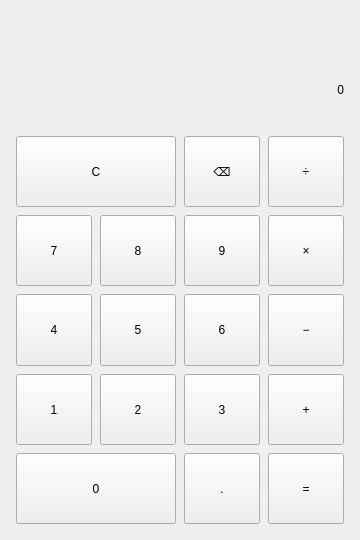
<?xml version="1.0" encoding="UTF-8"?>
<ui version="4.0">
 <class>Calculator</class>
 <widget class="QWidget" name="Calculator">
  <property name="geometry">
   <rect>
    <x>0</x>
    <y>0</y>
    <width>360</width>
    <height>540</height>
   </rect>
  </property>
  <property name="minimumSize">
   <size>
    <width>320</width>
    <height>480</height>
   </size>
  </property>
  <property name="windowTitle">
   <string>计算器</string>
  </property>
  <layout class="QVBoxLayout" name="mainLayout">
   <property name="spacing">
    <number>8</number>
   </property>
   <property name="leftMargin">
    <number>16</number>
   </property>
   <property name="topMargin">
    <number>16</number>
   </property>
   <property name="rightMargin">
    <number>16</number>
   </property>
   <property name="bottomMargin">
    <number>16</number>
   </property>
   <item>
    <widget class="QLabel" name="expressionLabel">
     <property name="sizePolicy">
      <sizepolicy hsizetype="Expanding" vsizetype="Preferred">
       <horstretch>0</horstretch>
       <verstretch>0</verstretch>
      </sizepolicy>
     </property>
     <property name="minimumSize">
      <size>
       <width>0</width>
       <height>28</height>
      </size>
     </property>
     <property name="text">
      <string/>
     </property>
     <property name="alignment">
      <set>Qt::AlignmentFlag::AlignRight|Qt::AlignmentFlag::AlignVCenter</set>
     </property>
    </widget>
   </item>
   <item>
    <widget class="QLabel" name="displayLabel">
     <property name="sizePolicy">
      <sizepolicy hsizetype="Expanding" vsizetype="Preferred">
       <horstretch>0</horstretch>
       <verstretch>0</verstretch>
      </sizepolicy>
     </property>
     <property name="minimumSize">
      <size>
       <width>0</width>
       <height>76</height>
      </size>
     </property>
     <property name="text">
      <string>0</string>
     </property>
     <property name="alignment">
      <set>Qt::AlignmentFlag::AlignRight|Qt::AlignmentFlag::AlignVCenter</set>
     </property>
    </widget>
   </item>
   <item>
    <layout class="QGridLayout" name="buttonGrid">
     <property name="spacing">
      <number>8</number>
     </property>
     <item row="0" column="0" colspan="2">
      <widget class="QPushButton" name="btnClear">
       <property name="sizePolicy">
        <sizepolicy hsizetype="Expanding" vsizetype="Expanding">
         <horstretch>0</horstretch>
         <verstretch>0</verstretch>
        </sizepolicy>
       </property>
       <property name="minimumSize">
        <size>
         <width>0</width>
         <height>52</height>
        </size>
       </property>
       <property name="text">
        <string>C</string>
       </property>
      </widget>
     </item>
     <item row="0" column="2">
      <widget class="QPushButton" name="btnBackspace">
       <property name="sizePolicy">
        <sizepolicy hsizetype="Expanding" vsizetype="Expanding">
         <horstretch>0</horstretch>
         <verstretch>0</verstretch>
        </sizepolicy>
       </property>
       <property name="minimumSize">
        <size>
         <width>0</width>
         <height>52</height>
        </size>
       </property>
       <property name="text">
        <string>⌫</string>
       </property>
      </widget>
     </item>
     <item row="0" column="3">
      <widget class="QPushButton" name="btnDivide">
       <property name="sizePolicy">
        <sizepolicy hsizetype="Expanding" vsizetype="Expanding">
         <horstretch>0</horstretch>
         <verstretch>0</verstretch>
        </sizepolicy>
       </property>
       <property name="minimumSize">
        <size>
         <width>0</width>
         <height>52</height>
        </size>
       </property>
       <property name="text">
        <string>÷</string>
       </property>
      </widget>
     </item>
     <item row="1" column="0">
      <widget class="QPushButton" name="btn7">
       <property name="sizePolicy">
        <sizepolicy hsizetype="Expanding" vsizetype="Expanding">
         <horstretch>0</horstretch>
         <verstretch>0</verstretch>
        </sizepolicy>
       </property>
       <property name="minimumSize">
        <size>
         <width>0</width>
         <height>52</height>
        </size>
       </property>
       <property name="text">
        <string>7</string>
       </property>
      </widget>
     </item>
     <item row="1" column="1">
      <widget class="QPushButton" name="btn8">
       <property name="sizePolicy">
        <sizepolicy hsizetype="Expanding" vsizetype="Expanding">
         <horstretch>0</horstretch>
         <verstretch>0</verstretch>
        </sizepolicy>
       </property>
       <property name="minimumSize">
        <size>
         <width>0</width>
         <height>52</height>
        </size>
       </property>
       <property name="text">
        <string>8</string>
       </property>
      </widget>
     </item>
     <item row="1" column="2">
      <widget class="QPushButton" name="btn9">
       <property name="sizePolicy">
        <sizepolicy hsizetype="Expanding" vsizetype="Expanding">
         <horstretch>0</horstretch>
         <verstretch>0</verstretch>
        </sizepolicy>
       </property>
       <property name="minimumSize">
        <size>
         <width>0</width>
         <height>52</height>
        </size>
       </property>
       <property name="text">
        <string>9</string>
       </property>
      </widget>
     </item>
     <item row="1" column="3">
      <widget class="QPushButton" name="btnMultiply">
       <property name="sizePolicy">
        <sizepolicy hsizetype="Expanding" vsizetype="Expanding">
         <horstretch>0</horstretch>
         <verstretch>0</verstretch>
        </sizepolicy>
       </property>
       <property name="minimumSize">
        <size>
         <width>0</width>
         <height>52</height>
        </size>
       </property>
       <property name="text">
        <string>×</string>
       </property>
      </widget>
     </item>
     <item row="2" column="0">
      <widget class="QPushButton" name="btn4">
       <property name="sizePolicy">
        <sizepolicy hsizetype="Expanding" vsizetype="Expanding">
         <horstretch>0</horstretch>
         <verstretch>0</verstretch>
        </sizepolicy>
       </property>
       <property name="minimumSize">
        <size>
         <width>0</width>
         <height>52</height>
        </size>
       </property>
       <property name="text">
        <string>4</string>
       </property>
      </widget>
     </item>
     <item row="2" column="1">
      <widget class="QPushButton" name="btn5">
       <property name="sizePolicy">
        <sizepolicy hsizetype="Expanding" vsizetype="Expanding">
         <horstretch>0</horstretch>
         <verstretch>0</verstretch>
        </sizepolicy>
       </property>
       <property name="minimumSize">
        <size>
         <width>0</width>
         <height>52</height>
        </size>
       </property>
       <property name="text">
        <string>5</string>
       </property>
      </widget>
     </item>
     <item row="2" column="2">
      <widget class="QPushButton" name="btn6">
       <property name="sizePolicy">
        <sizepolicy hsizetype="Expanding" vsizetype="Expanding">
         <horstretch>0</horstretch>
         <verstretch>0</verstretch>
        </sizepolicy>
       </property>
       <property name="minimumSize">
        <size>
         <width>0</width>
         <height>52</height>
        </size>
       </property>
       <property name="text">
        <string>6</string>
       </property>
      </widget>
     </item>
     <item row="2" column="3">
      <widget class="QPushButton" name="btnMinus">
       <property name="sizePolicy">
        <sizepolicy hsizetype="Expanding" vsizetype="Expanding">
         <horstretch>0</horstretch>
         <verstretch>0</verstretch>
        </sizepolicy>
       </property>
       <property name="minimumSize">
        <size>
         <width>0</width>
         <height>52</height>
        </size>
       </property>
       <property name="text">
        <string>−</string>
       </property>
      </widget>
     </item>
     <item row="3" column="0">
      <widget class="QPushButton" name="btn1">
       <property name="sizePolicy">
        <sizepolicy hsizetype="Expanding" vsizetype="Expanding">
         <horstretch>0</horstretch>
         <verstretch>0</verstretch>
        </sizepolicy>
       </property>
       <property name="minimumSize">
        <size>
         <width>0</width>
         <height>52</height>
        </size>
       </property>
       <property name="text">
        <string>1</string>
       </property>
      </widget>
     </item>
     <item row="3" column="1">
      <widget class="QPushButton" name="btn2">
       <property name="sizePolicy">
        <sizepolicy hsizetype="Expanding" vsizetype="Expanding">
         <horstretch>0</horstretch>
         <verstretch>0</verstretch>
        </sizepolicy>
       </property>
       <property name="minimumSize">
        <size>
         <width>0</width>
         <height>52</height>
        </size>
       </property>
       <property name="text">
        <string>2</string>
       </property>
      </widget>
     </item>
     <item row="3" column="2">
      <widget class="QPushButton" name="btn3">
       <property name="sizePolicy">
        <sizepolicy hsizetype="Expanding" vsizetype="Expanding">
         <horstretch>0</horstretch>
         <verstretch>0</verstretch>
        </sizepolicy>
       </property>
       <property name="minimumSize">
        <size>
         <width>0</width>
         <height>52</height>
        </size>
       </property>
       <property name="text">
        <string>3</string>
       </property>
      </widget>
     </item>
     <item row="3" column="3">
      <widget class="QPushButton" name="btnPlus">
       <property name="sizePolicy">
        <sizepolicy hsizetype="Expanding" vsizetype="Expanding">
         <horstretch>0</horstretch>
         <verstretch>0</verstretch>
        </sizepolicy>
       </property>
       <property name="minimumSize">
        <size>
         <width>0</width>
         <height>52</height>
        </size>
       </property>
       <property name="text">
        <string>+</string>
       </property>
      </widget>
     </item>
     <item row="4" column="0" colspan="2">
      <widget class="QPushButton" name="btn0">
       <property name="sizePolicy">
        <sizepolicy hsizetype="Expanding" vsizetype="Expanding">
         <horstretch>0</horstretch>
         <verstretch>0</verstretch>
        </sizepolicy>
       </property>
       <property name="minimumSize">
        <size>
         <width>0</width>
         <height>52</height>
        </size>
       </property>
       <property name="text">
        <string>0</string>
       </property>
      </widget>
     </item>
     <item row="4" column="2">
      <widget class="QPushButton" name="btnDot">
       <property name="sizePolicy">
        <sizepolicy hsizetype="Expanding" vsizetype="Expanding">
         <horstretch>0</horstretch>
         <verstretch>0</verstretch>
        </sizepolicy>
       </property>
       <property name="minimumSize">
        <size>
         <width>0</width>
         <height>52</height>
        </size>
       </property>
       <property name="text">
        <string>.</string>
       </property>
      </widget>
     </item>
     <item row="4" column="3">
      <widget class="QPushButton" name="btnEquals">
       <property name="sizePolicy">
        <sizepolicy hsizetype="Expanding" vsizetype="Expanding">
         <horstretch>0</horstretch>
         <verstretch>0</verstretch>
        </sizepolicy>
       </property>
       <property name="minimumSize">
        <size>
         <width>0</width>
         <height>52</height>
        </size>
       </property>
       <property name="text">
        <string>=</string>
       </property>
      </widget>
     </item>
    </layout>
   </item>
  </layout>
 </widget>
 <resources/>
 <connections/>
</ui>
